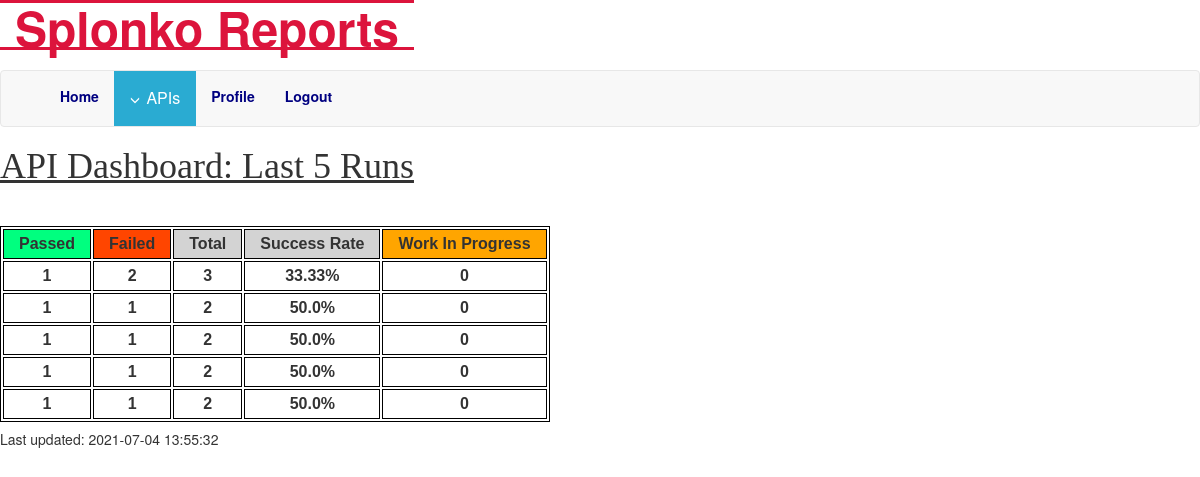
Before: /index (signed in) with the older database file.
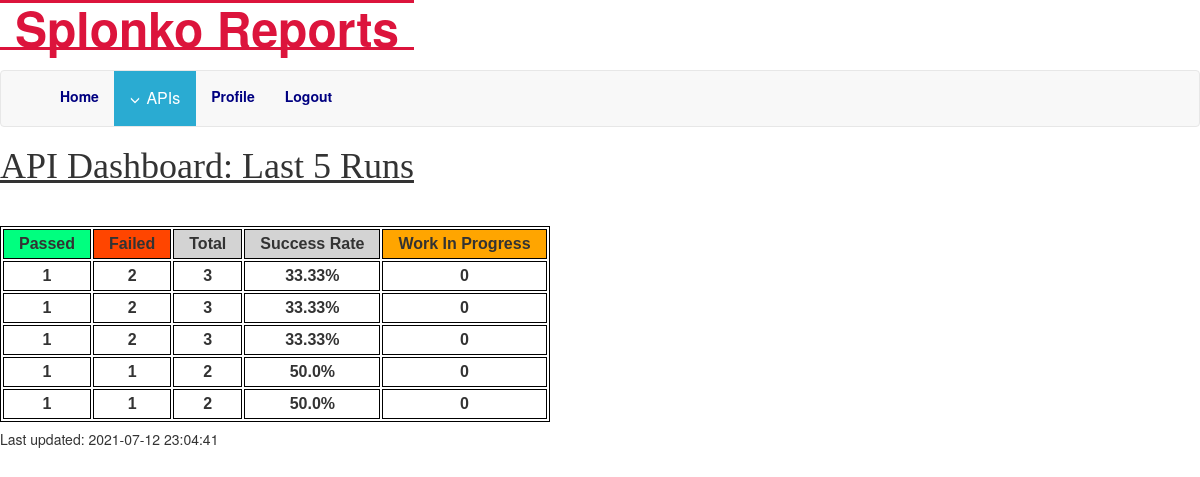
After: the same page with the newer database file.
### app/models.py (models this page shows, shortened)
class Stats(db.Model):
    statid = db.Column(db.Integer, primary_key=True)
    apipass = db.Column(db.Integer,  unique=False)
    apifail = db.Column(db.Integer,  unique=False)
    apitotal = db.Column(db.Integer,  unique=False)
    apisuccess = db.Column(db.Float,  unique=False)
    apiwip = db.Column(db.Integer,  unique=False)
    last_updated = db.Column(db.Text, default=datetime.now(timezone('America/New_York')).strftime('%Y-%m-%d %H:%M:%S'), unique=False)

### app/routes.py (the view)
@app.route('/')
@app.route('/index', methods=['GET', 'POST'])
@login_required
def index():
    stat = Stats.query.all()
    lastStat = Stats.query.order_by(Stats.statid.desc()).first()
    return render_template('index.html', title='Home', stat=stat, lastStat=lastStat)

### app/models.py (called while the page is built)
@login.user_loader
def load_user(id):
    return User.query.get(int(id))

### app/routes.py (called while the page is built)
@app.before_request
def before_request():
    if current_user.is_authenticated:
        current_user.last_login = datetime.utcnow()
        db.session.commit()

### app/templates/index.html
{% extends "base.html" %}
{% block content %}
    <link rel="stylesheet" href="{{ url_for('static', filename='css/main.css') }}">
    <h1 style="font-family: Ebrima; text-decoration: underline; padding-bottom: 20px; ">  API Dashboard: Last 5 Runs</h1>
    <table id="output" style="border: 1px solid black; font-family: sans-serif; margin-top: 20px">
        <thead style="background: lightgray">
            <tr>
                <td style="padding: 5px 15px; background: springgreen">Passed</td>
                <td style="padding: 5px 15px; background: orangered">Failed</td>
                <td style="padding: 5px 15px;">Total</td>
                <td style="padding: 5px 15px;">Success Rate</td>
                <td style="padding: 5px 15px; background: orange">Work In Progress</td>
            </tr>
        </thead>
      <tbody>
      {% for y in stat|reverse %}
        <tr>
                  <td class="pass"  style="padding: 5px 15px;">{{ y.apipass }} </td>
                  <td class="fail" style="padding: 5px 15px;">{{ y.apifail }}</td>
                  <td class="total" style="padding: 5px 15px;">{{ y.apitotal }}</td>
                  <td class="percent" style="padding: 5px 15px;">{{ y.apisuccess }}%</td>
                  <td class="total" style="padding: 5px 15px;">{{ y.apiwip }}</td>
            </tr>
      {% endfor %}
      </tbody>
    </table>
    <h5> Last updated: {{ lastStat.last_updated }}</h5>
<br>
{% endblock %}

### app/templates/base.html (shortened to what this page needs)
    <link rel="stylesheet" href="{{ url_for('static', filename='css/main.css') }}">
{% extends 'bootstrap/base.html' %}
{% block navbar %}
    <nav class="navbar navbar-default" style="background-color: transparent; border: transparent">
        <div class="modal-title">
            <div class="navbar-header">
                <a class="navbar-brand" href="{{ url_for('index') }}" style="color: crimson;font-weight: bolder;font-size: xxx-large;border-block: solid;position: fixed;left: 0px;">Splonko Reports</a>
            </div>
        </div>
    </nav>
    <nav class="navbar navbar-default">
        <div class="container">
            <div class="collapse navbar-collapse" id="bs-example-navbar-collapse-1">
                <ul class="nav navbar-nav navbar-left" style="position: relative;">
                    <li><a href="{{ url_for('index') }}" style="color: navy;font-weight: bold; ">Home</a></li>
                    {% if current_user.is_anonymous %}
                    <li><a href="{{ url_for('login') }}" style="color: navy;font-weight: bold;">Login</a></li>
                    {% else %}
                    <li>
                      <div class="dropdown">
                          <button class="dropbtn">  <span class="glyphicon glyphicon-menu-down" style="font-size: 10px; margin-right: 2px;"> </span>  APIs
                        </button>
                        </div>
                    </li>
                    <li><a href="{{ url_for('user', username=current_user.username) }}" style="color: navy;font-weight: bold;">Profile</a></li>
                    <li><a href="{{ url_for('logout') }}" style="color: navy;font-weight: bold;" >Logout</a></li>
                    {% endif %}
                </ul>
            </div>
        </div>
    </nav>
{% endblock %}

### app/static/css/main.css (style rules this page uses)
#output { border: 1px solid black; font-family: sans-serif; margin-top: 20px; }
table, th, td { border: 1px solid black; font-weight: 900; text-align:center }
table { border-collapse:separate; border-spacing:2px; }
.dropbtn { background-color: #2aabd2; color: white; padding: 16px; font-size: 16px; border: none; }
.dropdown { position: relative; display: inline-block; }

Changed rows visible on the page:
removed Stats: apipass "1", apifail "1", apitotal "2", apisuccess "50.0", apiwip "0"
removed Stats: apipass "1", apifail "1", apitotal "2", apisuccess "50.0", apiwip "0"
added Stats: apipass "1", apifail "2", apitotal "3", apisuccess "33.33", apiwip "0", last_updated "2021-07-12 23:04:41"
added Stats: apipass "1", apifail "2", apitotal "3", apisuccess "33.33", apiwip "0"
Other visible differences:
{{ lastStat.last_updated }}: "2021-07-04 13:55:32" → "2021-07-12 23:04:41"
